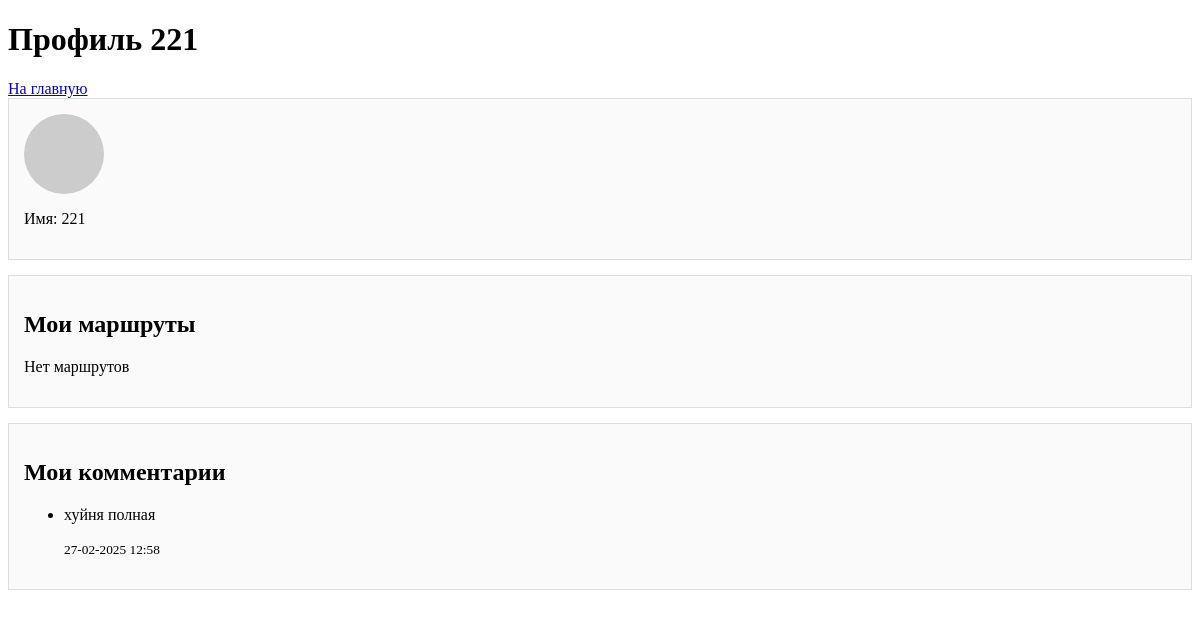
Screenshot of /user/2 (signed in) with the database file from the repository.
### app.py (models this page shows)
class User(db.Model, UserMixin):
    id = db.Column(db.Integer, primary_key=True)
    username = db.Column(db.String(50), unique=True, nullable=False)
    password = db.Column(db.String(200), nullable=False)
    avatar_url = db.Column(db.String(300))  # опционально

class Comment(db.Model):
    id = db.Column(db.Integer, primary_key=True)
    text = db.Column(db.Text, nullable=False)
    rating = db.Column(db.Integer)
    created_at = db.Column(db.DateTime, default=datetime.utcnow)
    user_id = db.Column(db.Integer, db.ForeignKey('user.id'))
    route_id = db.Column(db.Integer, db.ForeignKey('route.id'))

### app.py (the view)
@app.route('/user/<int:user_id>')
@login_required
def user_profile(user_id):
    user = User.query.get_or_404(user_id)
    comments = Comment.query.filter_by(user_id=user.id).all()
    routes = Route.query.filter_by(user_id=user.id).all()
    return render_template('user_profile.html', user=user, comments=comments, routes=routes)

### app.py (called while the page is built)
@login_manager.user_loader
def load_user(user_id):
    return User.query.get(int(user_id))

### templates/user_profile.html (shortened to what this page needs)
<!DOCTYPE html>
<html lang="ru">
<head>
  <link rel="stylesheet" href="{{ url_for('static', filename='css/styles.css') }}">
</head>
<body>
  <header>
    <h1>Профиль {{ user.username }}</h1>
    <a href="{{ url_for('index') }}">На главную</a>
  </header>
  <main>
    <div class="profile-section">
      <div class="avatar">
      </div>
      <div>
        <p>Имя: {{ user.username }}</p>
      </div>
    </div>
    <div class="profile-section">
      <h2>Мои маршруты</h2>
      {% if routes %}
        <ul>
          {% for route in routes %}
            <li>
              <a href="{{ url_for('view_route', route_id=route.id) }}">{{ route.title }}</a>
            </li>
          {% endfor %}
        </ul>
      {% else %}
        <p>Нет маршрутов</p>
      {% endif %}
    </div>
    <div class="profile-section">
      <h2>Мои комментарии</h2>
      {% if comments %}
        <ul>
          {% for comment in comments %}
            <li>
              <p>{{ comment.text }}</p>
              <small>{{ comment.created_at.strftime("%d-%m-%Y %H:%M") }}</small>
            </li>
          {% endfor %}
        </ul>
      {% else %}
        <p>Нет комментариев</p>
      {% endif %}
    </div>
  </main>
</body>
</html>

### templates/user_profile.html (style rules this page uses)
.profile-section { border: 1px solid #ddd; padding: 15px; margin-bottom: 15px; background: #fafafa; }
.avatar { width: 80px; height: 80px; border-radius: 50%; background: #ccc; display: inline-block; vertical-align: middle; margin-right: 10px; }

### rows the page displays
User: username "221"
Comment: text "хуйня полная", created_at "27-02-2025 12:58"
